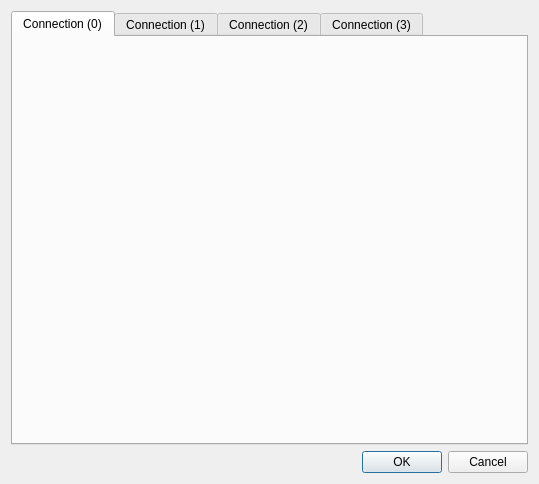
<?xml version="1.0" encoding="UTF-8"?>
<ui version="4.0">
 <class>XCPConfigDialog</class>
 <widget class="QDialog" name="XCPConfigDialog">
  <property name="geometry">
   <rect>
    <x>0</x>
    <y>0</y>
    <width>539</width>
    <height>484</height>
   </rect>
  </property>
  <property name="windowTitle">
   <string>XCP Measurement/Calibration Configuration</string>
  </property>
  <property name="windowIcon">
   <iconset resource="../Icons.qrc">
    <normaloff>:/Icons/car.png</normaloff>:/Icons/car.png</iconset>
  </property>
  <layout class="QVBoxLayout" name="verticalLayout">
   <item>
    <widget class="QTabWidget" name="tabWidget">
     <property name="currentIndex">
      <number>0</number>
     </property>
     <widget class="XCPConfigWidget" name="tab_0">
      <attribute name="title">
       <string>Connection (0)</string>
      </attribute>
     </widget>
     <widget class="XCPConfigWidget" name="tab_1">
      <attribute name="title">
       <string>Connection (1)</string>
      </attribute>
     </widget>
     <widget class="XCPConfigWidget" name="tab_2">
      <attribute name="title">
       <string>Connection (2)</string>
      </attribute>
     </widget>
     <widget class="XCPConfigWidget" name="tab_3">
      <attribute name="title">
       <string>Connection (3)</string>
      </attribute>
     </widget>
    </widget>
   </item>
   <item>
    <widget class="QDialogButtonBox" name="buttonBox">
     <property name="orientation">
      <enum>Qt::Horizontal</enum>
     </property>
     <property name="standardButtons">
      <set>QDialogButtonBox::Cancel|QDialogButtonBox::Ok</set>
     </property>
    </widget>
   </item>
  </layout>
 </widget>
 <customwidgets>
  <customwidget>
   <class>XCPConfigWidget</class>
   <extends>QWidget</extends>
   <header>XcpConfigWidget.h</header>
   <container>1</container>
  </customwidget>
 </customwidgets>
 <resources>
  <include location="../Icons.qrc"/>
 </resources>
 <connections>
  <connection>
   <sender>buttonBox</sender>
   <signal>accepted()</signal>
   <receiver>XCPConfigDialog</receiver>
   <slot>accept()</slot>
   <hints>
    <hint type="sourcelabel">
     <x>248</x>
     <y>254</y>
    </hint>
    <hint type="destinationlabel">
     <x>157</x>
     <y>274</y>
    </hint>
   </hints>
  </connection>
  <connection>
   <sender>buttonBox</sender>
   <signal>rejected()</signal>
   <receiver>XCPConfigDialog</receiver>
   <slot>reject()</slot>
   <hints>
    <hint type="sourcelabel">
     <x>316</x>
     <y>260</y>
    </hint>
    <hint type="destinationlabel">
     <x>286</x>
     <y>274</y>
    </hint>
   </hints>
  </connection>
 </connections>
</ui>
